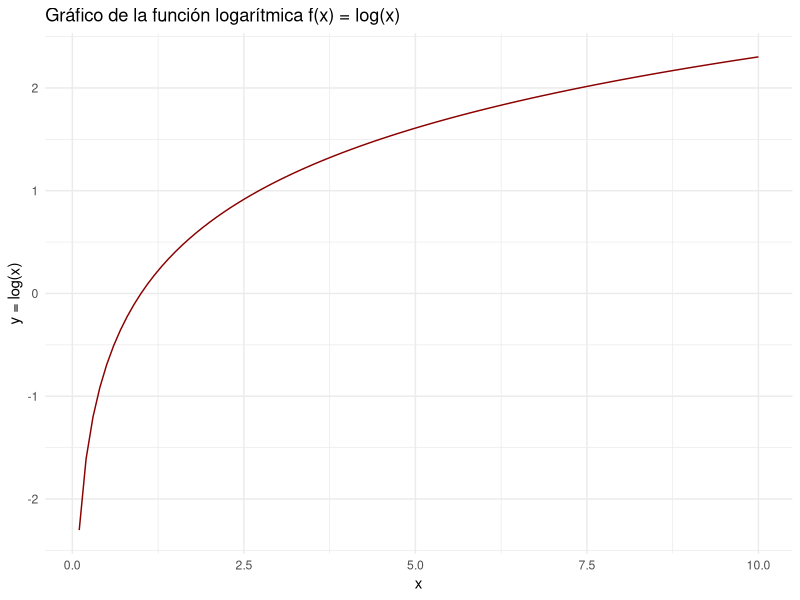

Source code (R):
## ---- chunk 1
knitr::opts_chunk$set(echo = TRUE,comment = NA)


## ---- chunk 2
library(ggplot2)

# Datos para la función logarítmica
x <- seq(0.1, 10, by = 0.1)
y <- log(x)
data <- data.frame(x = x, y = y)

# Gráfico
ggplot(data, aes(x = x, y = y)) +
  geom_line(color = "darkred") +
  labs(title = "Gráfico de la función logarítmica f(x) = log(x)",
       x = "x",
       y = "y = log(x)") +
  theme_minimal()

